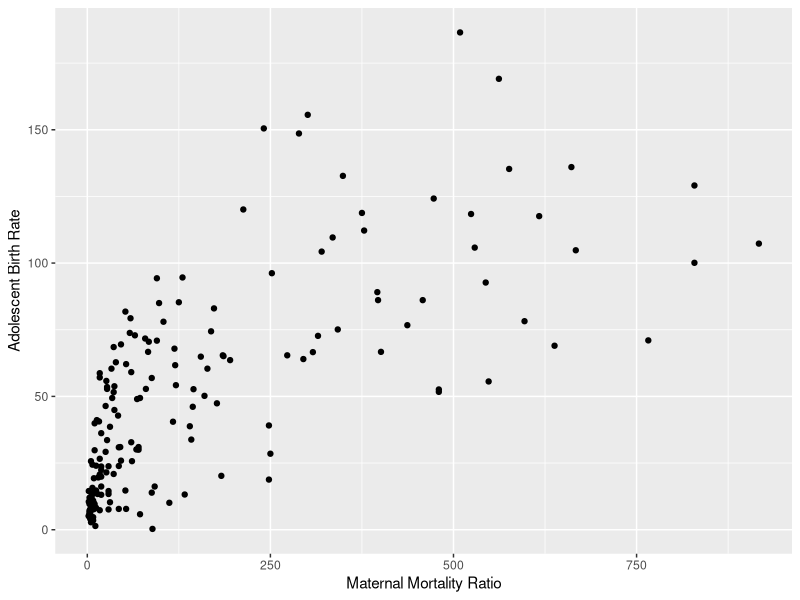
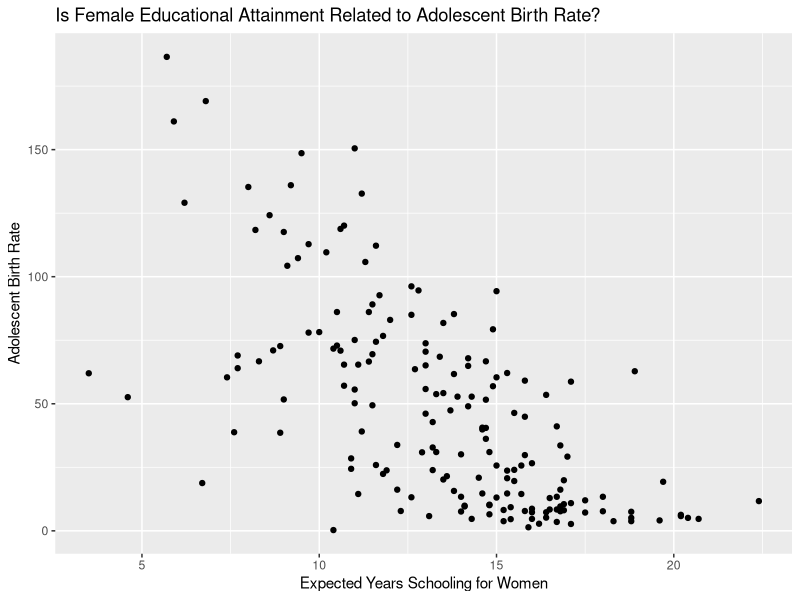
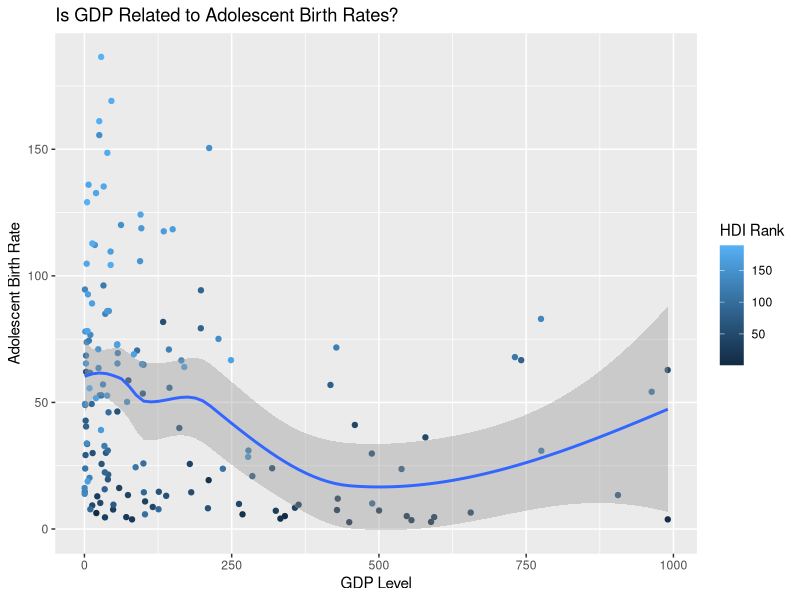
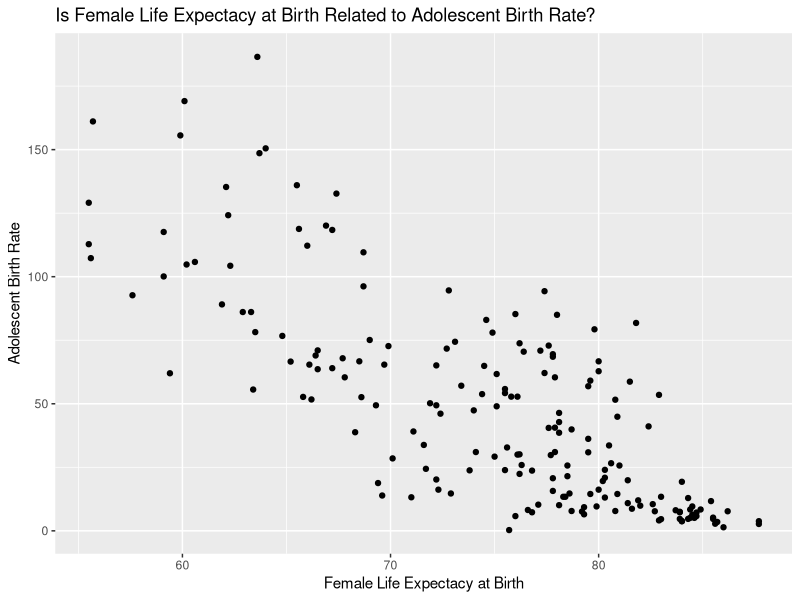
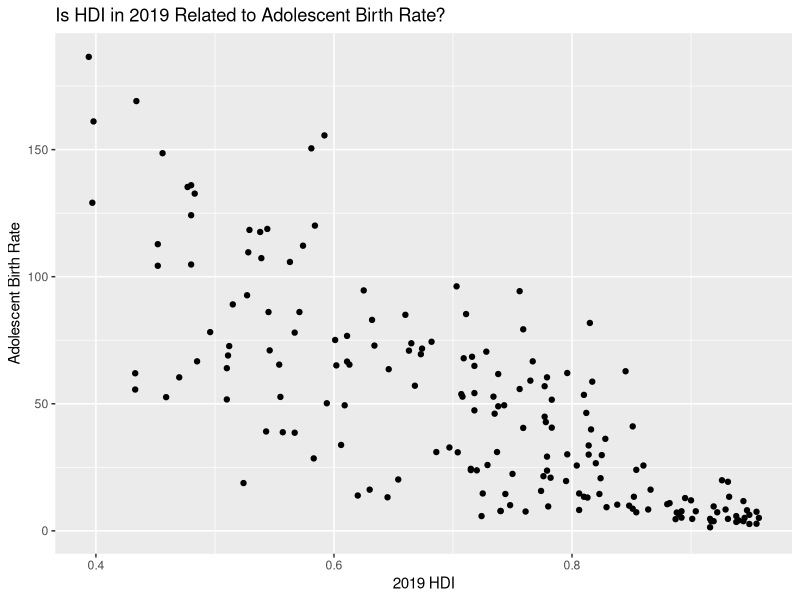
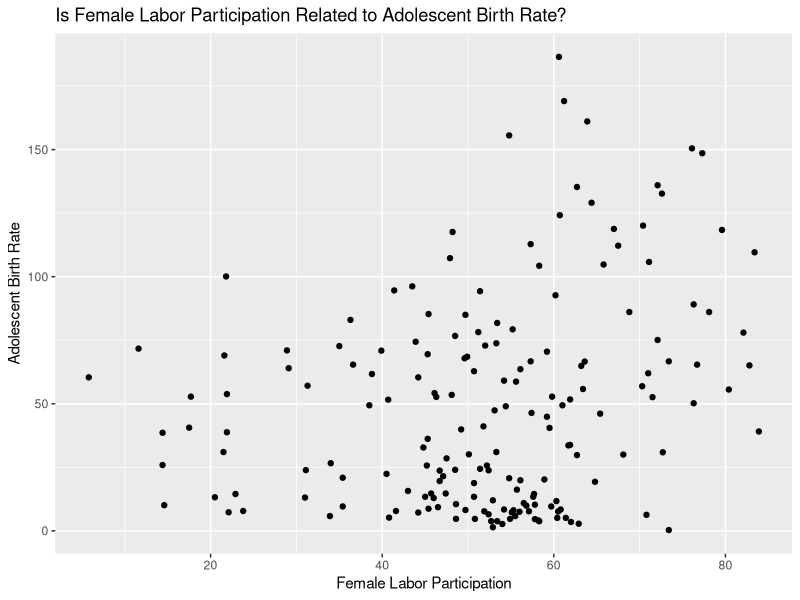
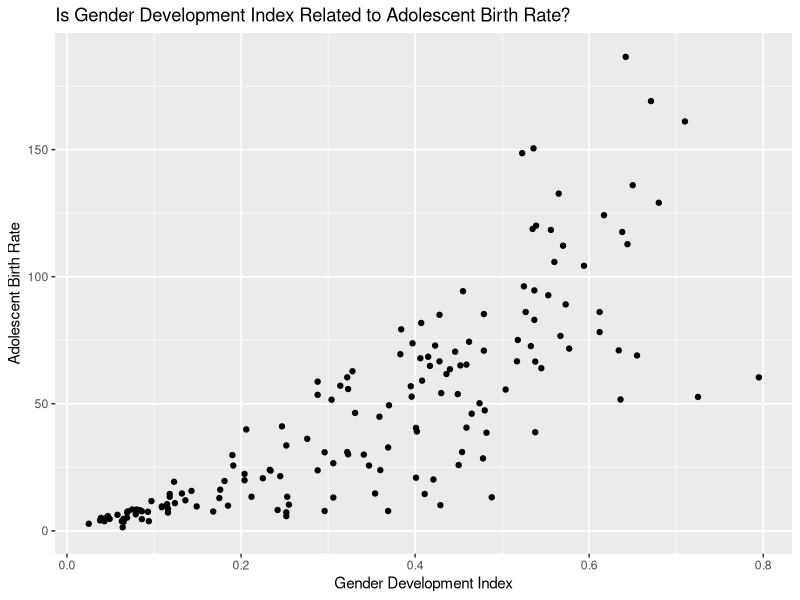

Write R code to recreate these figures, in order. (Note: this script raises an error after producing the figures.)
## ---- chunk 1
library(tidyverse)
library(dplyr)
library(ggplot2)

knitr::opts_chunk$set(eval = TRUE, echo = FALSE, message = FALSE, warning = FALSE)
## ---- chunk 2
hdi1 <- read.csv("../data/HDI_Table1.csv")
hdi4 <- read.csv("../data/HDI_Table4.csv")
hdi5 <- read.csv("../data/HDI_Table5.csv")
hdi8 <- read.csv("../data/HDI_Table8.csv")
hdi10 <- read.csv("../data/HDI_Table10.csv")
adolescent_births <- read.csv("../data/Adolescent_Births.csv")
contraceptive_prevalence <- read.csv("../data/Contraceptive_Prevalence.csv")
## ---- chunk 3
hdi1_clean <- slice(hdi1, -c(1:7, 74, 128, 166, 200, 207:270))
hdi1_clean <- select(hdi1_clean, select = -c(X.1, X.3, X.5, X.7, X.9, X.11))
names(hdi1_clean) <- c("HDI Rank", "Country", "HDI 2019", "Life Expectancy Birth", "Expected Years Schooling", "Mean Years Schooling", "GNI Per Capita", "GNI Per Capita Minus HDI", "HDI 2018")

hdi4_clean <- slice(hdi4, -c(1:7, 74, 128, 166, 200, 207:264))
hdi4_clean <- select(hdi4_clean, select = -c(X.1, X.3, X.5, X.7, X.9, X.11, X.13, X.15, X.17, X.19, X.21, X.23))
names(hdi4_clean) <- c("HDI Rank", "Country", "Gender Development Index", "Gender Development Index Group", "HDI Female", "HDI Male", "Life Expectancy Birth Female", "Life Expectancy Birth Male", "Expected Years Schooling Female", "Expected Years Schooling Male", "Mean Years Schooling Female", "Mean Years Schooling Male", "Estimated GNI per Capita Female", "Estimated GNI per Capita Male")

hdi5_clean <- slice(hdi5, -c(1:7, 74, 128, 166, 200, 207:270))
hdi5_clean <- select(hdi5_clean, select = -c(X.1, X.3, X.5, X.7, X.9, X.11, X.13, X.15, X.17))
names(hdi5_clean) <- c("HDI Rank", "Country", "Gender Development Index", "Gender Development Index Rank", "Maternal Mortality Ratio", "Adolescent Birth Rate", "Seats Parliament Female", "Secondary Education Female", "Secondary Education Male", "Labour Participation Female", "Labour Participation Male")

hdi8_clean <- slice(hdi8, -c(1:7, 74, 128, 166, 200, 207:264))
hdi8_clean <- select(hdi8_clean, select = -c(X.1, X.3, X.5, X.7, X.9, X.11, X.13, X.15, X.17, X.19, X.21, X.23, X.25, X.27, X.29 : X.33))
names(hdi8_clean) <- c("HDI Rank", "Country", "Infants Breastfed", "Lack DTP Immunization", "Lack Measles Immunization", "Child Malnutrition", "Mortality Rate Infant", "Mortality Rate Under 5", "Mortality Rate Female", "Mortality Rate Male", "Mortality Rate Noncommunicable Female", "Mortality Rate Noncommunicable Male", "Malaria Incidence", "TB Incidence", "HIV Prevalence", "Healthy Life Expectancy at Birth", "Health Expenditure of GDP")

hdi10_clean <- slice(hdi10, -c(1:7, 74, 128, 166, 200, 207:260))
hdi10_clean <- select(hdi10_clean, select = -c(X.1, X.3, X.5, X.7, X.9, X.11, X.13, X.15, X.17, X.19, X.21, X.23))
names(hdi10_clean) <- c("HDI Rank", "Country", "GDP", "GDP per Capita", "GDP Annual Growth", "Labour Share", "Gross Fixed Capital Formation of GDP", "General Government Consumption of GDP", "General Government Consumption Annual Growth", "Total Tax Revenue of GDP", "Taxes Income Profits Capital Gains of TTR", "External Debt Stock of GNI", "Total Debt Service of GNI", "Consumer Price Index")

adolescent_births_clean <- select(adolescent_births, select = c(ParentLocation, Location, Period, IsLatestYear, FactValueNumeric, Value))
names(adolescent_births_clean) <- c("World Region", "Country", "Period", "Is Latest Year", "Adolescent Births", "Adolescent Births Text")

contraceptive_prevalence_clean <- slice(contraceptive_prevalence, -c(1:8))
contraceptive_prevalence_clean <- select(contraceptive_prevalence_clean, select = c(X, X.2, X.3, X.4, X.5, X.6, X.19))
names(contraceptive_prevalence_clean) <- c("Country", "Survey Start Year", "Survey End Year", "Age Group", "Contraceptive Any Method", "Contraceptive Modern Method", "Contraceptive Traditional Method")
## ---- chunk 4

country_joined <- hdi1_clean %>%
  inner_join(hdi10_clean, by = "Country")%>%
  inner_join(hdi4_clean, by = "Country")%>%
  inner_join(hdi5_clean, by = "Country")%>%
  inner_join(hdi8_clean, by = "Country")

contraceptives_joined <- contraceptive_prevalence_clean %>%
  inner_join(adolescent_births_clean, by = "Country")
## ---- chunk 5

## ---- chunk 6

## ---- chunk 7
ggplot(country_joined, aes(x = as.numeric(`Maternal Mortality Ratio`), 
                           y = as.numeric(`Adolescent Birth Rate`))) +
  geom_point() +
  labs(x = "Maternal Mortality Ratio", y = "Adolescent Birth Rate")

## ---- chunk 8
country_joined %>%
  ggplot(aes(x= as.numeric(`Expected Years Schooling Female`), 
             y= as.numeric(`Adolescent Birth Rate`))) +
  geom_point() +
  labs(
    title= "Is Female Educational Attainment Related to Adolescent Birth Rate?",
    x="Expected Years Schooling for Women",
    y="Adolescent Birth Rate"
  )
## ---- chunk 9
ggplot(country_joined, aes(x = as.numeric(`GDP`), 
                           y = as.numeric(`Adolescent Birth Rate`), color = as.numeric(`HDI Rank.x`))) +
  geom_point() +
  geom_smooth() +
  labs(
    title= "Is GDP Related to Adolescent Birth Rates?",
    x="GDP Level",
    y="Adolescent Birth Rate",
    color = "HDI Rank") 
## ---- chunk 10

ggplot(country_joined, aes(x = as.numeric(`Life Expectancy Birth Female`), 
                           y = as.numeric(`Adolescent Birth Rate`))) +
  geom_point()+
  labs(
    title= "Is Female Life Expectacy at Birth Related to Adolescent Birth Rate?",
    x="Female Life Expectacy at Birth",
    y="Adolescent Birth Rate"
  )

## ---- chunk 11
country_joined %>%
  ggplot(aes(x= as.numeric(`HDI 2019`), 
             y= as.numeric(`Adolescent Birth Rate`))) +
  geom_point() +
  labs(
    title= "Is HDI in 2019 Related to Adolescent Birth Rate?",
    x="2019 HDI",
    y="Adolescent Birth Rate"
  )
## ---- chunk 12
country_joined %>%
  ggplot(aes(x= as.numeric(`Labour Participation Female`), 
             y= as.numeric(`Adolescent Birth Rate`)))+
  geom_point() +
  labs(
    title= "Is Female Labor Participation Related to Adolescent Birth Rate?",
    x="Female Labor Participation",
    y="Adolescent Birth Rate"
  )
## ---- chunk 13
country_joined %>%
  ggplot(aes(x= as.numeric(`Gender Development Index.y`), 
             y= as.numeric(`Adolescent Birth Rate`))) +
  geom_point() +
  labs(
    title= "Is Gender Development Index Related to Adolescent Birth Rate?",
    x="Gender Development Index",
    y="Adolescent Birth Rate"
  )
## ---- chunk 14
mainfit_2 <- linear_reg() %>% 
  set_engine("lm") %>%
  fit(`Adolescent Birth Rate` ~ `Gender Development Index.y` + `Labour Participation Female` + `HDI 2019` + `Life Expectancy Birth Female` + `GDP` + `HDI Rank.x` + `Expected Years Schooling Female` + `Maternal Mortality Ratio`, data = country_joined)
tidy(mainfit_2)
